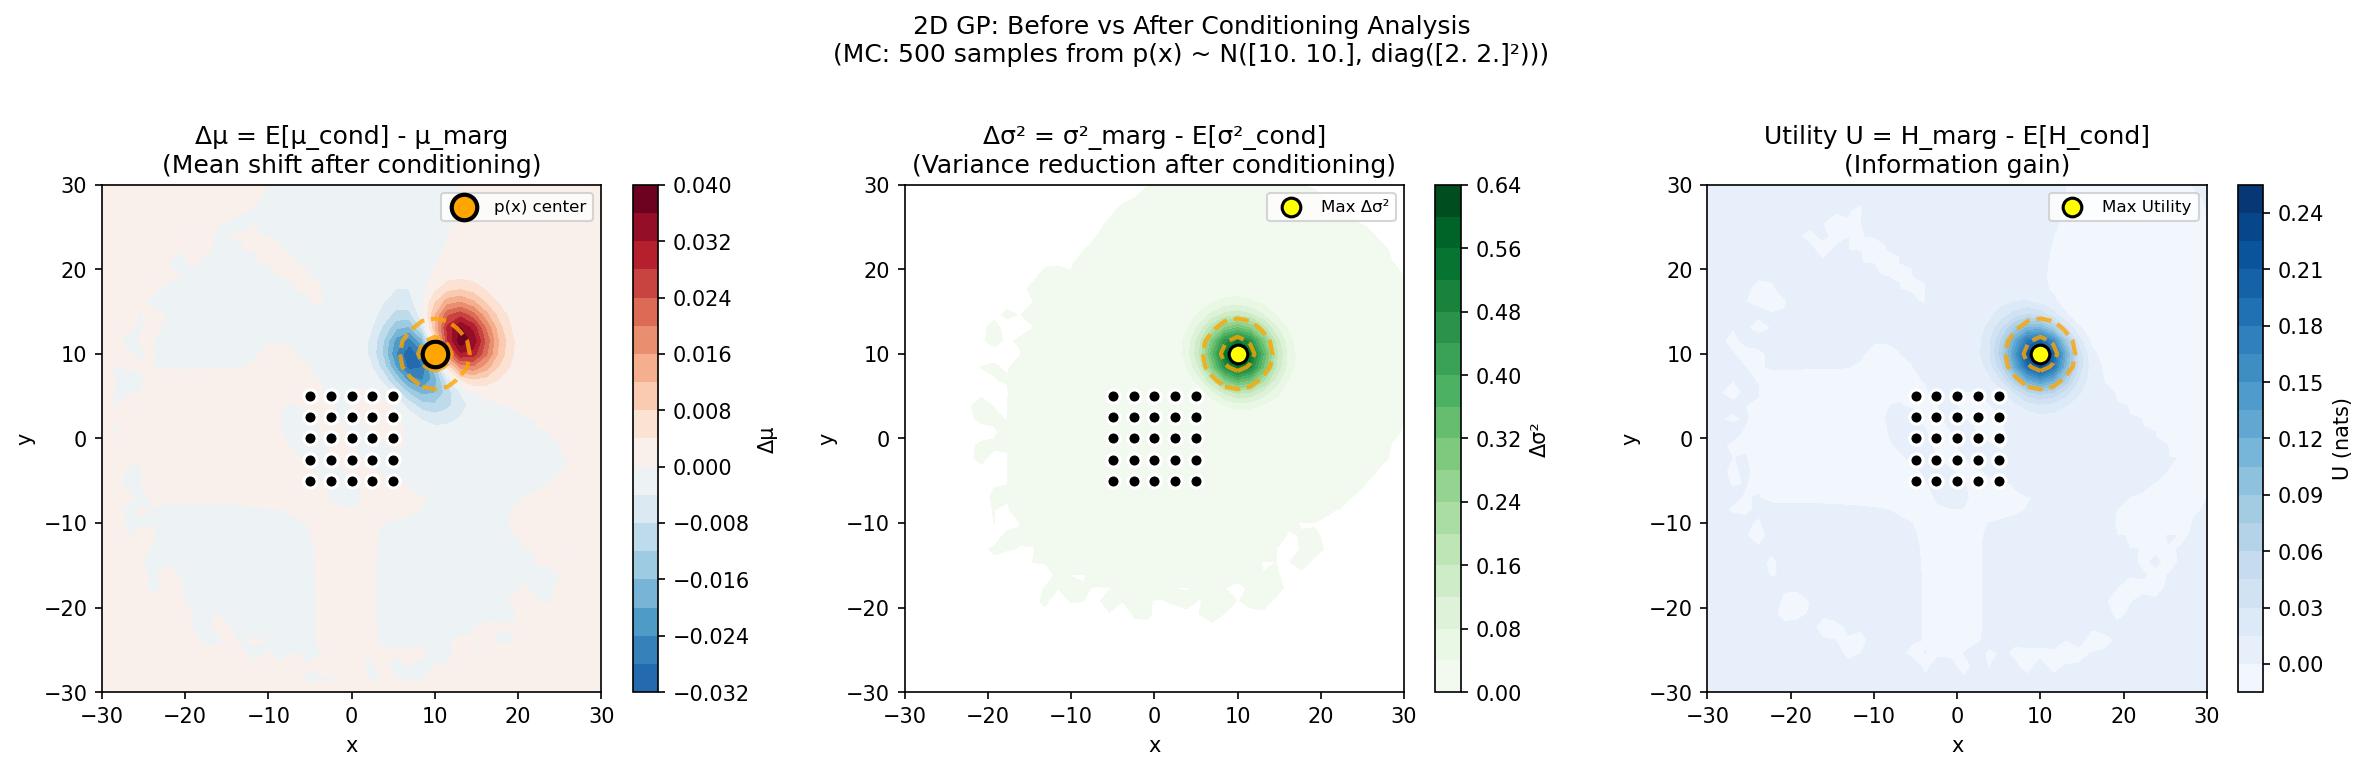

Write the Python code that produced this figure.
"""
Diagnostic: RBF 2D Posterior Before/After Conditioning Analysis
===============================================================

Created by Claude - RBF version of 2D conditioning diagnostic.
See arccosine/arccosine_conditioning_2d.py for Arc-Cosine version.

This script loads a pre-trained 2D RBF GP and visualizes how conditioning on
observations (sampled from p(x)) affects predictions across the domain.

Produces 3 heatmaps showing:
1. Δμ = E[μ_cond] - μ_marg       (Mean shift after conditioning)
2. Δσ² = σ²_marg - E[σ²_cond]   (Variance reduction after conditioning)
3. Utility U = H_marg - E[H_cond] (Information gain)

The key insight: In 2D we can't superimpose curves like in 1D, so we show
the DIFFERENCES directly as heatmaps.

NUMERICAL INSTABILITY NOTE:
---------------------------
In regions FAR from p(x), the conditioning effect is nearly zero because:
- Samples from p(x) are distant from these query points
- The GP correlation decays with distance (RBF kernel)

This means Δσ² ≈ 0 and Utility ≈ 0 in these regions. Due to MC noise, these
near-zero values can flip slightly negative. This is expected behavior, not a bug.

The effect is most pronounced when:
- p(x) is far from the training data (high GP uncertainty at p(x))
- The evaluation domain is much larger than p(x)'s support
- N_MC_SAMPLES is low (more variance in the MC estimate)

Increasing N_MC_SAMPLES reduces the noise but doesn't eliminate it entirely.
The script uses a threshold (eps=1e-3) to avoid flagging these small negatives.

Related files:
- 1D_playground/1d_utility_w_fixed_ntrain.py (1D version)
- utility_2d_base.py (config + checkpoint loading)
"""

import torch
import numpy as np
import matplotlib.pyplot as plt
import sys
from pathlib import Path

# Add paths for imports
sys.path.insert(0, str(Path(__file__).parent.parent.parent))
sys.path.insert(0, str(Path(__file__).parent.parent / "1D_playground"))

from utility_2d_rbf_base import (
    # Checkpoint loading
    load_rbf_2d_checkpoint,
    RBF_2D_CHECKPOINT_PATH,
    # Functions
    get_conditional_moments_nd,
    lambda_true_2d,
    # Config
    DEVICE, DTYPE,
    X_MIN, X_MAX, Y_MIN, Y_MAX,
    DEFAULT_P_X_MEAN_2D, DEFAULT_P_X_STD_2D,
)

from gp_utility_playground import (
    get_marginal_moments,
    compute_H,
    MAX_R,
)


# =============================================================================
# Configuration
# =============================================================================
N_EVAL_X = 40  # Resolution of evaluation grid
N_EVAL_Y = 40
N_MC_SAMPLES = 500  # Number of MC samples for averaging (higher = less noise)


# =============================================================================
# MC Diagnostics for 2D
# =============================================================================
def compute_mc_diagnostics_2d(
    model,
    candidates,
    n_mc_samples,
    p_x_mean,
    p_x_std,
    r_max=MAX_R,
):
    """
    Compute all MC statistics in a single loop for 2D GP.

    Computes:
    - H_marg: Marginal entropy at each query point
    - H_cond: Expected conditional entropy (averaged over samples from p(x))
    - mu_cond_avg: Average conditional mean E[μ(x* | λ(x))]
    - sigma2_cond_avg: Average conditional variance E[σ²(x* | λ(x))]

    Args:
        model: Trained 2D GP model
        candidates: Query points (K, 2)
        n_mc_samples: Number of MC samples
        p_x_mean: (2,) mean of 2D Gaussian p(x)
        p_x_std: (2,) std of 2D Gaussian p(x)
        r_max: Max spike count for entropy computation

    Returns:
        H_marg: (K,) Marginal entropy H(R | x*, D)
        H_cond: (K,) Expected conditional entropy E[H(R | x*, λ(x), D)]
        mu_marg: (K,) Marginal mean μ(x* | D)
        mu_cond_avg: (K,) Average conditional mean E[μ(x* | λ(x), D)]
        sigma2_marg: (K,) Marginal variance σ²(x* | D)
        sigma2_cond_avg: (K,) Average conditional variance E[σ²(x* | λ(x), D)]
    """
    model.eval()
    device = candidates.device
    dtype = candidates.dtype

    # Compute marginal quantities once (no loop needed)
    mu_marg, sigma2_marg = get_marginal_moments(model, candidates)
    H_marg = compute_H(mu_marg, sigma2_marg, r_max=r_max)

    # Initialize accumulators
    H_cond_sum = torch.zeros_like(H_marg)
    mu_cond_sum = torch.zeros_like(mu_marg)
    sigma2_cond_sum = torch.zeros_like(sigma2_marg)

    # Single MC loop - accumulates entropy AND moments
    with torch.no_grad():
        for i in range(n_mc_samples):
            # Step 1: Sample x from 2D Gaussian p(x)
            x_i = p_x_mean + p_x_std * torch.randn(2, dtype=dtype, device=device)
            x_i_tensor = x_i.unsqueeze(0)  # (1, 2)

            # Step 2: Get GP posterior at x_i
            post_i = model(x_i_tensor)
            mu_i = post_i.mean[0]
            std_i = post_i.variance[0].sqrt()

            # Step 3: Sample λ_i from posterior at x_i
            lambda_i = (mu_i + std_i * torch.randn(1, dtype=dtype, device=device)).item()

            # Step 4: Update posterior at ALL query points x* after "observing" λ_i
            mu_cond_i, sigma2_cond_i = get_conditional_moments_nd(
                model, candidates, x_i, lambda_i
            )

            # Step 5: Accumulate statistics
            H_cond_i = compute_H(mu_cond_i, sigma2_cond_i, r_max=r_max)
            H_cond_sum += H_cond_i
            mu_cond_sum += mu_cond_i
            sigma2_cond_sum += sigma2_cond_i

            if (i + 1) % 50 == 0:
                print(f"  MC sample {i+1}/{n_mc_samples}")

    # Average all accumulated quantities
    H_cond = H_cond_sum / n_mc_samples
    mu_cond_avg = mu_cond_sum / n_mc_samples
    sigma2_cond_avg = sigma2_cond_sum / n_mc_samples

    return H_marg, H_cond, mu_marg, mu_cond_avg, sigma2_marg, sigma2_cond_avg


# =============================================================================
# Visualization
# =============================================================================
def plot_conditioning_diagnostics_2d(
    eval_grid_x, eval_grid_y,
    mu_marg, mu_cond_avg,
    sigma2_marg, sigma2_cond_avg,
    H_marg, H_cond,
    train_x, p_x_mean, p_x_std,
    save_path=None,
):
    """
    Create 2D diagnostic visualization: 3-panel layout showing conditioning effects.

    Layout:
        [Δμ (mean shift)] | [Δσ² (variance reduction)] | [Utility]

    Args:
        eval_grid_x, eval_grid_y: (n_x, n_y) meshgrids
        mu_marg: (K,) marginal means
        mu_cond_avg: (K,) MC-averaged conditional means
        sigma2_marg: (K,) marginal variances
        sigma2_cond_avg: (K,) MC-averaged conditional variances
        H_marg: (K,) marginal entropies
        H_cond: (K,) MC-averaged conditional entropies
        train_x: (N, 2) training points
        p_x_mean: (2,) mean of p(x)
        p_x_std: (2,) std of p(x)
        save_path: Where to save figure
    """
    n_x, n_y = eval_grid_x.shape

    # Compute differences
    delta_mu = mu_cond_avg - mu_marg  # Mean shift (can be positive or negative)
    delta_sigma2 = sigma2_marg - sigma2_cond_avg  # Variance reduction (should be >= 0)
    utility = H_marg - H_cond  # Information gain (should be >= 0)

    # Reshape for plotting
    delta_mu_2d = delta_mu.reshape(n_x, n_y).cpu().numpy()
    delta_sigma2_2d = delta_sigma2.reshape(n_x, n_y).cpu().numpy()
    utility_2d = utility.reshape(n_x, n_y).cpu().numpy()

    # Convert grids to numpy
    x_np = eval_grid_x.cpu().numpy()
    y_np = eval_grid_y.cpu().numpy()
    train_x_np = train_x.cpu().numpy()
    p_x_mean_np = p_x_mean.cpu().numpy()
    p_x_std_np = p_x_std.cpu().numpy()

    # Compute p(x) contours
    dx = x_np - p_x_mean_np[0]
    dy = y_np - p_x_mean_np[1]
    p_x_2d = np.exp(-0.5 * ((dx / p_x_std_np[0])**2 + (dy / p_x_std_np[1])**2))

    # Create figure
    fig, axes = plt.subplots(1, 3, figsize=(16, 5))

    # =========================================================================
    # Plot 1: Δμ = E[μ_cond] - μ_marg (Mean shift after conditioning)
    # =========================================================================
    ax1 = axes[0]

    # Symmetric colormap centered at 0
    vmax_mu = max(abs(delta_mu_2d.min()), abs(delta_mu_2d.max()))
    im1 = ax1.contourf(x_np, y_np, delta_mu_2d, levels=20, cmap='RdBu_r',
                       vmin=-vmax_mu, vmax=vmax_mu)

    # Add p(x) contours - only 1σ and 2σ
    ax1.contour(x_np, y_np, p_x_2d, levels=[np.exp(-2), np.exp(-0.5)], colors='orange',
                linewidths=2, alpha=0.8, linestyles='--')

    # Training points
    ax1.scatter(train_x_np[:, 0], train_x_np[:, 1], c='black', s=40,
                edgecolors='white', linewidths=1.5, marker='o', zorder=5)

    # p(x) center
    ax1.scatter([p_x_mean_np[0]], [p_x_mean_np[1]], c='orange', s=150,
                marker='o', edgecolors='black', linewidths=2, zorder=6,
                label=f'p(x) center')

    ax1.set_xlabel('x')
    ax1.set_ylabel('y')
    ax1.set_title('Δμ = E[μ_cond] - μ_marg\n(Mean shift after conditioning)')
    ax1.legend(loc='upper right', fontsize=8)
    plt.colorbar(im1, ax=ax1, label='Δμ')

    # =========================================================================
    # Plot 2: Δσ² = σ²_marg - E[σ²_cond] (Variance reduction)
    # =========================================================================
    ax2 = axes[1]

    # Variance reduction should be >= 0 (use single-sided colormap)
    im2 = ax2.contourf(x_np, y_np, delta_sigma2_2d, levels=20, cmap='Greens')

    # Add p(x) contours - only 1σ and 2σ
    ax2.contour(x_np, y_np, p_x_2d, levels=[np.exp(-2), np.exp(-0.5)], colors='orange',
                linewidths=2, alpha=0.8, linestyles='--')

    # Training points
    ax2.scatter(train_x_np[:, 0], train_x_np[:, 1], c='black', s=40,
                edgecolors='white', linewidths=1.5, marker='o', zorder=5)

    # Mark maximum variance reduction with contrasting dot
    max_idx = np.argmax(delta_sigma2_2d)
    max_y, max_x = np.unravel_index(max_idx, delta_sigma2_2d.shape)
    ax2.scatter([x_np[max_y, max_x]], [y_np[max_y, max_x]], c='yellow',
                s=80, marker='o', edgecolors='black', linewidths=1.5, zorder=6,
                label='Max Δσ²')

    ax2.set_xlabel('x')
    ax2.set_ylabel('y')
    ax2.set_title('Δσ² = σ²_marg - E[σ²_cond]\n(Variance reduction after conditioning)')
    ax2.legend(loc='upper right', fontsize=8)
    plt.colorbar(im2, ax=ax2, label='Δσ²')

    # =========================================================================
    # Plot 3: Utility = H_marg - E[H_cond] (Information gain)
    # =========================================================================
    ax3 = axes[2]

    # Utility should be >= 0 (use single-sided colormap)
    im3 = ax3.contourf(x_np, y_np, utility_2d, levels=20, cmap='Blues')

    # Add p(x) contours - only 1σ and 2σ
    ax3.contour(x_np, y_np, p_x_2d, levels=[np.exp(-2), np.exp(-0.5)], colors='orange',
                linewidths=2, alpha=0.8, linestyles='--')

    # Training points
    ax3.scatter(train_x_np[:, 0], train_x_np[:, 1], c='black', s=40,
                edgecolors='white', linewidths=1.5, marker='o', zorder=5)

    # Mark maximum utility with contrasting dot
    max_idx_u = np.argmax(utility_2d)
    max_y_u, max_x_u = np.unravel_index(max_idx_u, utility_2d.shape)
    ax3.scatter([x_np[max_y_u, max_x_u]], [y_np[max_y_u, max_x_u]], c='yellow',
                s=80, marker='o', edgecolors='black', linewidths=1.5, zorder=6,
                label='Max Utility')

    ax3.set_xlabel('x')
    ax3.set_ylabel('y')
    ax3.set_title('Utility U = H_marg - E[H_cond]\n(Information gain)')
    ax3.legend(loc='upper right', fontsize=8)
    plt.colorbar(im3, ax=ax3, label='U (nats)')

    # Supertitle
    fig.suptitle('2D GP: Before vs After Conditioning Analysis\n'
                 f'(MC: {N_MC_SAMPLES} samples from p(x) ~ N({p_x_mean_np}, diag({p_x_std_np}²)))',
                 fontsize=12, y=1.02)

    plt.tight_layout()

    if save_path is None:
        save_path = Path(__file__).parent / 'rbf_2d_conditioning.png'
    plt.savefig(save_path, dpi=150, bbox_inches='tight')
    plt.close(fig)
    print(f"\nSaved: {save_path}")

    return fig


# =============================================================================
# Main
# =============================================================================
def main():
    torch.manual_seed(42)
    np.random.seed(42)

    print("=" * 70)
    print("Diagnostic: 2D Posterior Before/After Conditioning")
    print("=" * 70)

    # -------------------------------------------------------------------------
    # Load pre-trained RBF model
    # -------------------------------------------------------------------------
    print("\nLoading trained RBF model...")
    model, likelihood, metadata = load_rbf_2d_checkpoint(RBF_2D_CHECKPOINT_PATH)

    train_x = metadata['train_x']
    train_y = metadata['train_y']

    print(f"\nConfiguration:")
    print(f"  Evaluation grid: {N_EVAL_X} × {N_EVAL_Y}")
    print(f"  MC samples: {N_MC_SAMPLES}")
    print(f"  p(x) mean: [{DEFAULT_P_X_MEAN_2D[0]:.1f}, {DEFAULT_P_X_MEAN_2D[1]:.1f}]")
    print(f"  p(x) std: [{DEFAULT_P_X_STD_2D[0]:.1f}, {DEFAULT_P_X_STD_2D[1]:.1f}]")

    # -------------------------------------------------------------------------
    # Create evaluation grid
    # -------------------------------------------------------------------------
    print(f"\nCreating evaluation grid...")
    x_eval = torch.linspace(X_MIN, X_MAX, N_EVAL_X, dtype=DTYPE, device=DEVICE)
    y_eval = torch.linspace(Y_MIN, Y_MAX, N_EVAL_Y, dtype=DTYPE, device=DEVICE)
    eval_grid_x, eval_grid_y = torch.meshgrid(x_eval, y_eval, indexing='xy')
    eval_points = torch.stack([eval_grid_x.flatten(), eval_grid_y.flatten()], dim=-1)

    print(f"  Grid shape: {eval_grid_x.shape}")
    print(f"  Total query points: {eval_points.shape[0]}")

    # -------------------------------------------------------------------------
    # Compute MC diagnostics
    # -------------------------------------------------------------------------
    print(f"\nComputing MC diagnostics...")
    H_marg, H_cond, mu_marg, mu_cond_avg, sigma2_marg, sigma2_cond_avg = compute_mc_diagnostics_2d(
        model, eval_points, N_MC_SAMPLES,
        DEFAULT_P_X_MEAN_2D, DEFAULT_P_X_STD_2D
    )

    # Print summary statistics
    delta_mu = mu_cond_avg - mu_marg
    delta_sigma2 = sigma2_marg - sigma2_cond_avg
    utility = H_marg - H_cond

    print(f"\nResults:")
    print(f"  Δμ range: [{delta_mu.min():.4f}, {delta_mu.max():.4f}]")
    print(f"  Δσ² range: [{delta_sigma2.min():.4f}, {delta_sigma2.max():.4f}]")
    print(f"  Utility range: [{utility.min():.4f}, {utility.max():.4f}]")

    # Sanity checks (only warn for significantly negative values, not numerical noise)
    # Small negatives near 0 are expected due to MC noise in low-effect regions
    eps = 1e-3
    if (delta_sigma2 < -eps).any():
        neg_pct = (delta_sigma2 < -eps).float().mean() * 100
        neg_min = delta_sigma2.min().item()
        print(f"  ⚠ Warning: {neg_pct:.1f}% of points have Δσ² < -{eps} (min={neg_min:.4f})")

    if (utility < -eps).any():
        neg_pct = (utility < -eps).float().mean() * 100
        neg_min = utility.min().item()
        print(f"  ⚠ Warning: {neg_pct:.1f}% of points have utility < -{eps} (min={neg_min:.4f})")

    # -------------------------------------------------------------------------
    # Find key locations
    # -------------------------------------------------------------------------
    max_utility_idx = torch.argmax(utility)
    max_varsred_idx = torch.argmax(delta_sigma2)

    max_utility_loc = eval_points[max_utility_idx].cpu().numpy()
    max_varsred_loc = eval_points[max_varsred_idx].cpu().numpy()
    p_x_center = DEFAULT_P_X_MEAN_2D.cpu().numpy()

    print(f"\nKey locations:")
    print(f"  Max utility at: ({max_utility_loc[0]:.2f}, {max_utility_loc[1]:.2f})")
    print(f"  Max Δσ² at: ({max_varsred_loc[0]:.2f}, {max_varsred_loc[1]:.2f})")
    print(f"  p(x) center: ({p_x_center[0]:.2f}, {p_x_center[1]:.2f})")

    # Distances from p(x) center
    dist_utility = np.sqrt(np.sum((max_utility_loc - p_x_center)**2))
    dist_varsred = np.sqrt(np.sum((max_varsred_loc - p_x_center)**2))
    print(f"\nDistances from p(x) center:")
    print(f"  Max utility: {dist_utility:.2f}")
    print(f"  Max Δσ²: {dist_varsred:.2f}")

    # -------------------------------------------------------------------------
    # Create visualization
    # -------------------------------------------------------------------------
    print("\nGenerating visualization...")
    plot_conditioning_diagnostics_2d(
        eval_grid_x, eval_grid_y,
        mu_marg, mu_cond_avg,
        sigma2_marg, sigma2_cond_avg,
        H_marg, H_cond,
        train_x,
        DEFAULT_P_X_MEAN_2D, DEFAULT_P_X_STD_2D
    )

    print("\nDone!")


if __name__ == "__main__":
    main()
